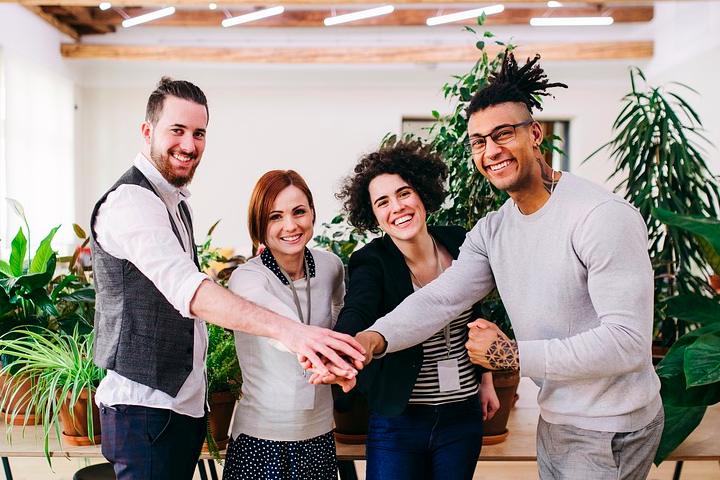
#> input picture oficina.png, 720 x 480 px
$ python Face_Detection_image.py
#> lines starting #> are read from the running program, lines starting #| are printed output that depends on the picture; after the words box and inside, x2 and y2 are one past the last pixel; in counts of white or black regions, pixels touching at a corner belong together
import cv2

faceClassif = cv2.CascadeClassifier('haarcascade_frontalface_default.xml')
imagen = cv2.imread('oficina.png')
#> imagen is the input picture: shape (480, 720, 3); mean B, G, R 138.3, 145.7, 154.9
imagen2 = cv2.imread('personas.jpg')
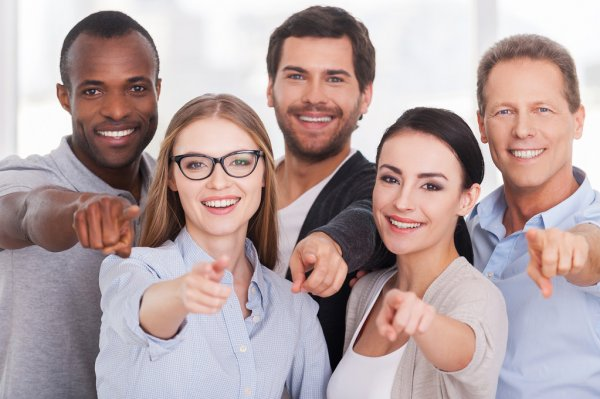
#> input picture personas.jpg, 600 x 399 px
#> imagen2 is the input picture: shape (399, 600, 3); mean B, G, R 162.3, 162.2, 181.6
imGris = cv2.cvtColor(imagen, cv2.COLOR_BGR2GRAY)
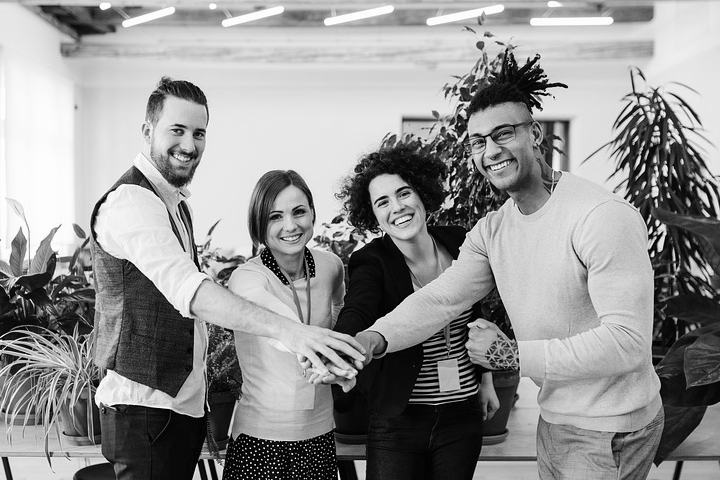
#> imGris: shape (480, 720); min 0, max 255, mean 147.6
imGris2 = cv2.cvtColor(imagen2, cv2.COLOR_BGR2GRAY)
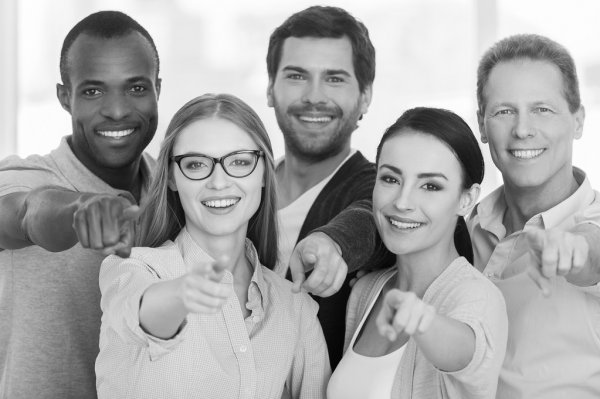
#> imGris2: shape (399, 600); min 0, max 255, mean 168

#se hace la deteccion de las dos imagenes de personas
rostros = faceClassif.detectMultiScale(imGris,
    scaleFactor = 1.1,
    minNeighbors = 5,
    minSize = (30,30),
    maxSize = (200,200))
#> rostros = [[153, 106, 69, 69], [362, 172, 62, 62], [258, 192, 60, 60], [456, 105, 82, 82]]

rostros2 = faceClassif.detectMultiScale(imGris2,
    scaleFactor = 1.1,
    minNeighbors = 8,
    minSize = (30,30),
    maxSize = (200,200))
#> rostros2 = [[478, 75, 92, 92], [262, 35, 108, 108], [61, 47, 106, 106], [166, 124, 107, 107], [357, 140, 112, 112]]

for (x,y,w,h) in rostros:
    cv2.rectangle(imagen,(x,y),(x+w,y+h),(0,255,0),2)
#> this loop made 4 passes
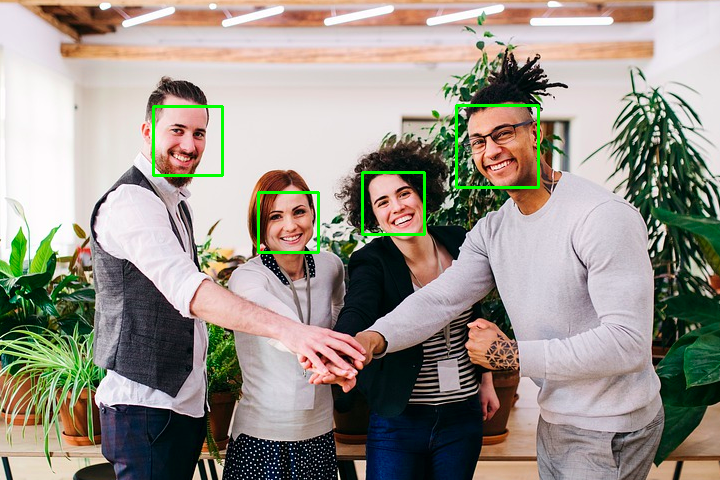
#> imagen: shape (480, 720, 3); 0.94% of pixels changed, all inside (x1, y1, x2, y2) = (152, 104, 540, 254)

for (x,y,w,h) in rostros2:
    cv2.rectangle(imagen2,(x,y),(x+w,y+h),(0,0,255),2)
#> this loop made 5 passes
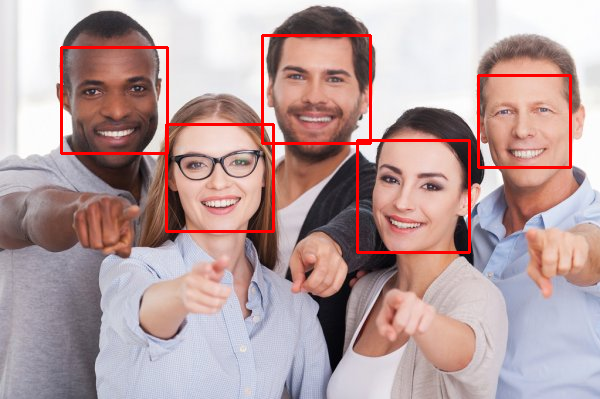
#> imagen2: shape (399, 600, 3); 2.58% of pixels changed, all inside (x1, y1, x2, y2) = (60, 34, 572, 254)

cv2.imshow('imagen', imagen)
cv2.imshow('Rostros', imagen2)
cv2.waitKey(0)
cv2.destroyAllWindows()
